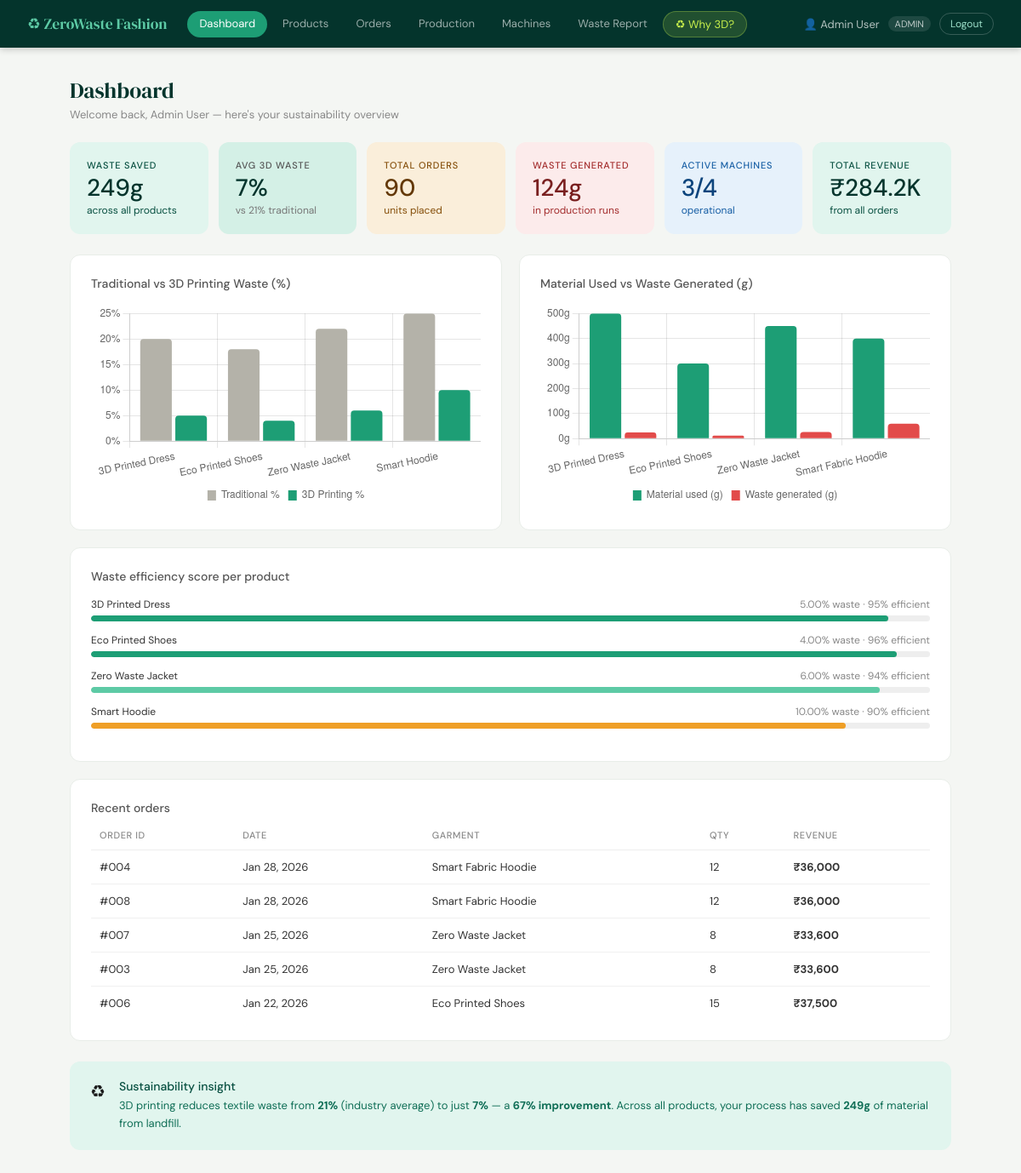
/dashboard.php (signed in), run on the app's committed database.
### tables this page shows
CREATE TABLE products (
  product_id               INT PRIMARY KEY,
  product_name             VARCHAR(100) NOT NULL,
  material_type            VARCHAR(100) NOT NULL,
  material_used_grams      INT NOT NULL,
  traditional_waste_percent DECIMAL(5,2) NOT NULL,
  printing_waste_percent   DECIMAL(5,2) NOT NULL,
  price                    DECIMAL(10,2) NOT NULL
);

CREATE TABLE orders (
  order_id   INT PRIMARY KEY,
  order_date DATE NOT NULL,
  quantity   INT NOT NULL,
  garment_id INT NOT NULL,
  FOREIGN KEY (garment_id) REFERENCES garment(garment_id)
);

CREATE TABLE garment (
  garment_id   INT PRIMARY KEY,
  garment_name VARCHAR(100) NOT NULL,
  material_type VARCHAR(100) NOT NULL
);

### dashboard.php (the view, shortened to what this page needs)
<?php
require 'db.php';
$total_orders    = $conn->query("SELECT SUM(quantity) as t FROM orders")->fetch_assoc()['t'];
$waste_generated = $conn->query("SELECT SUM(waste_generated) as t FROM production")->fetch_assoc()['t'];
$waste_saved     = $conn->query("SELECT SUM(waste_saved_grams) as t FROM waste_grams_view")->fetch_assoc()['t'];
$machines_active = $conn->query("SELECT COUNT(*) as t FROM machine WHERE status='Active'")->fetch_assoc()['t'];
$total_revenue   = $conn->query("SELECT SUM(o.quantity * p.price) as t FROM orders o JOIN products p ON o.garment_id = p.product_id")->fetch_assoc()['t'];
$chart_data = $conn->query("SELECT product_name, traditional_waste_percent, printing_waste_percent FROM products");
$names = $trad = $print = [];
while ($r = $chart_data->fetch_assoc()) {
    $names[] = $r['product_name'];
    $trad[]  = $r['traditional_waste_percent'];
    $print[] = $r['printing_waste_percent'];
}
$prod_data = $conn->query("SELECT g.garment_name, p.material_used, p.waste_generated FROM production p JOIN garment g ON p.garment_id = g.garment_id");
$pnames = $pmats = $pwastes = [];
while ($r = $prod_data->fetch_assoc()) {
    $pnames[]  = $r['garment_name'];
    $pmats[]   = $r['material_used'];
    $pwastes[] = $r['waste_generated'];
}
$recent = $conn->query("SELECT o.order_id, o.order_date, o.quantity, g.garment_name, p.price FROM orders o JOIN garment g ON o.garment_id = g.garment_id JOIN products p ON o.garment_id = p.product_id ORDER BY o.order_date DESC LIMIT 5");
?>
<!DOCTYPE html>
<html lang="en">
<head>
    <link rel="stylesheet" href="style.css">
</head>
<body>
<?php include 'navbar.php'; ?>
<div class="page">
    <div class="page-header">
        <div>
            <div class="page-title">Dashboard</div>
            <div class="page-sub">Welcome back, <?= htmlspecialchars($_SESSION['name']) ?> — here's your sustainability overview</div>
        </div>
    </div>
    <div class="kpi-grid">
        <div class="kpi-card green">
            <div class="kpi-label">Waste Saved</div>
            <div class="kpi-value"><?= round($waste_saved) ?>g</div>
            <div class="kpi-sub">across all products</div>
        </div>
        <div class="kpi-card teal">
            <div class="kpi-label">Avg 3D Waste</div>
            <div class="kpi-value">7%</div>
            <div class="kpi-sub">vs 21% traditional</div>
        </div>
        <div class="kpi-card amber">
            <div class="kpi-label">Total Orders</div>
            <div class="kpi-value"><?= $total_orders ?></div>
            <div class="kpi-sub">units placed</div>
        </div>
        <div class="kpi-card red">
            <div class="kpi-label">Waste Generated</div>
            <div class="kpi-value"><?= $waste_generated ?>g</div>
            <div class="kpi-sub">in production runs</div>
        </div>
        <div class="kpi-card blue">
            <div class="kpi-label">Active Machines</div>
            <div class="kpi-value"><?= $machines_active ?>/4</div>
            <div class="kpi-sub">operational</div>
        </div>
        <div class="kpi-card green">
            <div class="kpi-label">Total Revenue</div>
            <div class="kpi-value">₹<?= number_format($total_revenue/1000, 1) ?>K</div>
            <div class="kpi-sub">from all orders</div>
        </div>
    </div>
    <div class="grid-2">
        <div class="card">
            <div class="card-title">Traditional vs 3D Printing Waste (%)</div>
            <div style="position:relative;height:240px">
                <canvas id="cWaste" role="img" aria-label="Grouped bar chart comparing waste percentages">Traditional: 20,18,22,25%. 3D Printing: 5,4,6,10%.</canvas>
            </div>
        </div>
        <div class="card">
            <div class="card-title">Material Used vs Waste Generated (g)</div>
            <div style="position:relative;height:240px">
                <canvas id="cProd" role="img" aria-label="Grouped bar chart of material used vs waste generated">Material 500,300,450,400g. Waste 25,12,27,60g.</canvas>
            </div>
        </div>
    </div>
    <div class="card">
        <div class="card-title">Waste efficiency score per product</div>
        <?php
        $prods = $conn->query("SELECT product_name, printing_waste_percent FROM products");
        $colors = ['#1D9E75','#1D9E75','#5DCAA5','#EF9F27'];
        $i = 0;
        while ($p = $prods->fetch_assoc()):
            $pct = $p['printing_waste_percent'];
            $score = 100 - $pct;
        ?>
        <div class="progress-row">
            <div class="progress-header">
                <span><?= $p['product_name'] ?></span>
                <span><?= $pct ?>% waste · <?= $score ?>% efficient</span>
            </div>
            <div class="progress-bar">
                <div class="progress-fill" style="width:<?= $score ?>%;background:<?= $colors[$i++] ?>"></div>
            </div>
        </div>
        <?php endwhile; ?>
    </div>
    <div class="card">
        <div class="card-title">Recent orders</div>
        <div class="table-wrap">
        <table class="table">
            <thead>
                <tr><th>Order ID</th><th>Date</th><th>Garment</th><th>Qty</th><th>Revenue</th></tr>
            </thead>
            <tbody>
            <?php while ($o = $recent->fetch_assoc()): ?>
                <tr>
                    <td>#<?= str_pad($o['order_id'], 3, '0', STR_PAD_LEFT) ?></td>
                    <td><?= date('M d, Y', strtotime($o['order_date'])) ?></td>
                    <td><?= htmlspecialchars($o['garment_name']) ?></td>
                    <td><?= $o['quantity'] ?></td>
                    <td><strong>₹<?= number_format($o['quantity'] * $o['price']) ?></strong></td>
                </tr>
            <?php endwhile; ?>
            </tbody>
        </table>
        </div>
    </div>
    <div class="insight">
        <div class="insight-icon">♻</div>
        <div>
            <div class="insight-title">Sustainability insight</div>
            <div class="insight-body">3D printing reduces textile waste from <strong>21%</strong> (industry average) to just <strong>7%</strong> — a <strong>67% improvement</strong>. Across all products, your process has saved <strong><?= round($waste_saved) ?>g</strong> of material from landfill.</div>
        </div>
    </div>
</div>
<script>
new Chart(document.getElementById('cWaste'), {
    type: 'bar',
    data: {
        labels: <?= json_encode($names) ?>,
        datasets: [
            { label: 'Traditional %', data: <?= json_encode($trad) ?>,  backgroundColor: '#B4B2A9', borderRadius: 4 },
            { label: '3D Printing %', data: <?= json_encode($print) ?>, backgroundColor: '#1D9E75', borderRadius: 4 }
        ]
    },
    options: { responsive: true, maintainAspectRatio: false, plugins: { legend: { position: 'bottom', labels: { boxWidth: 10 } } }, scales: { y: { ticks: { callback: v => v + '%' } } } }
});
new Chart(document.getElementById('cProd'), {
    type: 'bar',
    data: {
        labels: <?= json_encode($pnames) ?>,
        datasets: [
            { label: 'Material used (g)', data: <?= json_encode($pmats) ?>,   backgroundColor: '#1D9E75', borderRadius: 4 },
            { label: 'Waste generated (g)', data: <?= json_encode($pwastes) ?>, backgroundColor: '#E24B4A', borderRadius: 4 }
        ]
    },
    options: { responsive: true, maintainAspectRatio: false, plugins: { legend: { position: 'bottom', labels: { boxWidth: 10 } } }, scales: { y: { ticks: { callback: v => v + 'g' } } } }
});
</script>
</body>
</html>

### navbar.php (shortened to what this page needs)
<nav class="navbar">
    <a href="dashboard.php" class="nav-brand">♻ ZeroWaste Fashion</a>
    <div class="nav-links">
        <a href="dashboard.php"    class="<?= basename($_SERVER['PHP_SELF']) == 'dashboard.php'    ? 'active' : '' ?>">Dashboard</a>
        <a href="products.php"     class="<?= basename($_SERVER['PHP_SELF']) == 'products.php'     ? 'active' : '' ?>">Products</a>
        <a href="orders.php"       class="<?= basename($_SERVER['PHP_SELF']) == 'orders.php'       ? 'active' : '' ?>">Orders</a>
        <a href="production.php"   class="<?= basename($_SERVER['PHP_SELF']) == 'production.php'   ? 'active' : '' ?>">Production</a>
        <a href="machines.php"     class="<?= basename($_SERVER['PHP_SELF']) == 'machines.php'     ? 'active' : '' ?>">Machines</a>
        <a href="waste_report.php" class="<?= basename($_SERVER['PHP_SELF']) == 'waste_report.php' ? 'active' : '' ?>">Waste Report
        <a href="why3d.php" class="<?= basename($_SERVER['PHP_SELF']) == 'why3d.php' ? 'active' : '' ?>" style="background:rgba(200,240,76,0.15);color:#C8F04C;border:1px solid rgba(200,240,76,0.3);">♻ Why 3D?</a>
        </a>
    </div>
    <div class="nav-user">
        👤 <?= htmlspecialchars($_SESSION['name']) ?>
        <span class="nav-role"><?= strtoupper($_SESSION['role']) ?></span>
        <a href="logout.php" class="btn-logout">Logout</a>
    </div>
</nav>

### style.css (style rules this page uses)
* { box-sizing: border-box; margin: 0; padding: 0; }
body { font-family: 'DM Sans', sans-serif; background: #f4f6f3; color: #1a1a1a; }
.navbar { display: flex; align-items: center; background: #04342C; padding: 0 2rem; height: 56px; gap: 1.5rem; position: sticky; top: 0; z-index: 100; box-shadow: 0 2px 8px rgba(0,0,0,0.2); }
.nav-brand { font-family: 'DM Serif Display', serif; color: #5DCAA5; font-size: 1.1rem; white-space: nowrap; text-decoration: none; }
.nav-links { display: flex; gap: 4px; flex: 1; flex-wrap: wrap; }
.nav-links a { color: rgba(255,255,255,.6); text-decoration: none; font-size: 13px; padding: 6px 14px; border-radius: 20px; transition: all .2s; white-space: nowrap; }
.nav-links a:hover, .nav-links a.active { background: #1D9E75; color: #fff; }
.nav-user { display: flex; align-items: center; gap: 10px; font-size: 13px; color: rgba(255,255,255,.7); white-space: nowrap; }
.nav-role { font-size: 11px; background: rgba(255,255,255,.1); padding: 2px 8px; border-radius: 10px; }
.btn-logout { color: #9FE1CB; text-decoration: none; font-size: 12px; border: 1px solid rgba(255,255,255,.2); padding: 4px 12px; border-radius: 20px; transition: all .2s; }
.page { max-width: 1100px; margin: 0 auto; padding: 2rem; }
.page-header { display: flex; align-items: center; justify-content: space-between; margin-bottom: 1.5rem; flex-wrap: wrap; gap: 1rem; }
.page-title { font-family: 'DM Serif Display', serif; font-size: 1.6rem; color: #04342C; }
.page-sub { font-size: 13px; color: #888; margin-top: 2px; }
.card { background: #fff; border-radius: 12px; padding: 1.5rem; border: 1px solid #e8ede8; margin-bottom: 1.25rem; }
.card-title { font-size: 14px; font-weight: 500; color: #555; margin-bottom: 1rem; }
.kpi-grid { display: grid; grid-template-columns: repeat(auto-fit, minmax(150px, 1fr)); gap: 12px; margin-bottom: 1.5rem; }
.kpi-card { border-radius: 12px; padding: 1.25rem; }
.kpi-card.green { background: #E1F5EE; }
.kpi-card.teal { background: #d4f0e6; }
.kpi-card.amber { background: #FAEEDA; }
.kpi-card.red { background: #FCEBEB; }
.kpi-card.blue { background: #E6F1FB; }
.kpi-label { font-size: 11px; font-weight: 500; text-transform: uppercase; letter-spacing: .8px; margin-bottom: 6px; color: #555; }
.kpi-value { font-size: 28px; font-weight: 500; color: #04342C; line-height: 1; }
.kpi-sub { font-size: 12px; color: #777; margin-top: 4px; }
.kpi-card.green .kpi-label, .kpi-card.green .kpi-sub { color: #085041; }
.kpi-card.green .kpi-value { color: #04342C; }
.kpi-card.amber .kpi-label, .kpi-card.amber .kpi-sub { color: #854F0B; }
.kpi-card.amber .kpi-value { color: #633806; }
.kpi-card.red .kpi-label, .kpi-card.red .kpi-sub { color: #A32D2D; }
.kpi-card.red .kpi-value { color: #791F1F; }
.kpi-card.blue .kpi-label, .kpi-card.blue .kpi-sub { color: #185FA5; }
.kpi-card.blue .kpi-value { color: #0C447C; }
.table-wrap { overflow-x: auto; }
.table { width: 100%; border-collapse: collapse; font-size: 13px; }
.table th { text-align: left; font-size: 11px; font-weight: 500; text-transform: uppercase; letter-spacing: .6px; color: #888; padding: 0 10px 10px; border-bottom: 1px solid #eee; white-space: nowrap; }
.table td { padding: 11px 10px; border-bottom: 1px solid #f0f0f0; color: #333; }
.table tr:last-child td { border-bottom: none; }
.progress-row { margin-bottom: 14px; }
.progress-header { display: flex; justify-content: space-between; font-size: 12px; margin-bottom: 5px; color: #333; }
.progress-header span:last-child { color: #888; }
.progress-bar { height: 7px; background: #eee; border-radius: 4px; overflow: hidden; }
.progress-fill { height: 100%; border-radius: 4px; transition: width 1s ease; }
.insight { background: #E1F5EE; border-radius: 12px; padding: 1.25rem 1.5rem; display: flex; gap: 16px; align-items: flex-start; margin-top: 1.5rem; }
.insight-icon { font-size: 20px; padding-top: 2px; }
.insight-title { font-weight: 500; font-size: 14px; color: #085041; margin-bottom: 4px; }
.insight-body { font-size: 13px; color: #0F6E56; line-height: 1.6; }
.grid-2 { display: grid; grid-template-columns: 1fr 1fr; gap: 1.25rem; }

### data on the page
products: product_name "3D Printed Dress", printing_waste_percent "5.00", printing_waste_percent "95"
products: product_name "Eco Printed Shoes", printing_waste_percent "4.00", printing_waste_percent "96"
products: product_name "Zero Waste Jacket", printing_waste_percent "6.00", printing_waste_percent "94"
products: product_name "Smart Hoodie", printing_waste_percent "10.00", printing_waste_percent "90"
orders: order_id "004", order_date "Jan 28, 2026", garment.garment_name "Smart Fabric Hoodie", quantity "12", $o['quantity']*$o['price'] "36,000"
orders: order_id "008", order_date "Jan 28, 2026", garment.garment_name "Smart Fabric Hoodie", quantity "12", $o['quantity']*$o['price'] "36,000"
orders: order_id "007", order_date "Jan 25, 2026", garment.garment_name "Zero Waste Jacket", quantity "8", $o['quantity']*$o['price'] "33,600"
orders: order_id "003", order_date "Jan 25, 2026", garment.garment_name "Zero Waste Jacket", quantity "8", $o['quantity']*$o['price'] "33,600"
orders: order_id "006", order_date "Jan 22, 2026", garment.garment_name "Eco Printed Shoes", quantity "15", $o['quantity']*$o['price'] "37,500"

### other printed values
$_SESSION['name'] "Admin User"
$_SESSION['role'] "ADMIN"
$waste_saved "249"
$total_orders "90"
$waste_generated "124"
$machines_active "3"
$total_revenue/1000 "284.2"
chart data {{ json_encode($names) }} ["3D Printed Dress","Eco Printed Shoes","Zero Waste Jacket","Smart Hoodie"]
chart data {{ json_encode($trad) }} ["20.00","18.00","22.00","25.00"]
chart data {{ json_encode($print) }} ["5.00","4.00","6.00","10.00"]
chart data {{ json_encode($pnames) }} ["3D Printed Dress","Eco Printed Shoes","Zero Waste Jacket","Smart Fabric Hoodie"]
